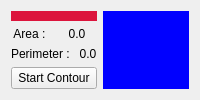
      <widget class="QWidget" name="tab_active_contour">
       <attribute name="title">
        <string>Active Contour</string>
       </attribute>
       <layout class="QGridLayout" name="gridLayout_4">
        <item row="0" column="1">
         <widget class="PlotWidget" name="wgt_contour_output" native="true">
          <property name="sizeIncrement">
           <size>
            <width>1</width>
            <height>1</height>
           </size>
          </property>
          <property name="baseSize">
           <size>
            <width>200</width>
            <height>200</height>
           </size>
          </property>
          <property name="styleSheet">
           <string notr="true">background: deep blue;</string>
          </property>
         </widget>
        </item>
        <item row="0" column="0">
         <layout class="QVBoxLayout" name="verticalLayout_16" stretch="1,0,0,0">
          <item>
           <widget class="PlotWidget" name="wgt_contour_input" native="true">
            <property name="sizeIncrement">
             <size>
              <width>1</width>
              <height>1</height>
             </size>
            </property>
            <property name="baseSize">
             <size>
              <width>200</width>
              <height>200</height>
             </size>
            </property>
            <property name="styleSheet">
             <string notr="true">background: crimson;</string>
            </property>
           </widget>
          </item>
          <item>
           <layout class="QHBoxLayout" name="horizontalLayout_9">
            <item>
             <widget class="QLabel" name="label">
              <property name="text">
               <string>Area : </string>
              </property>
              <property name="alignment">
               <set>Qt::AlignCenter</set>
              </property>
             </widget>
            </item>
            <item>
             <widget class="QLabel" name="lbl_area">
              <property name="text">
               <string>0.0</string>
              </property>
              <property name="alignment">
               <set>Qt::AlignCenter</set>
              </property>
             </widget>
            </item>
           </layout>
          </item>
          <item>
           <layout class="QHBoxLayout" name="horizontalLayout_14">
            <item>
             <widget class="QLabel" name="label_2">
              <property name="text">
               <string>Perimeter : </string>
              </property>
              <property name="alignment">
               <set>Qt::AlignCenter</set>
              </property>
             </widget>
            </item>
            <item>
             <widget class="QLabel" name="lbl_perimeter">
              <property name="text">
               <string>0.0</string>
              </property>
              <property name="alignment">
               <set>Qt::AlignCenter</set>
              </property>
             </widget>
            </item>
           </layout>
          </item>
          <item>
           <widget class="QPushButton" name="btn_start_contour">
            <property name="text">
             <string>Start Contour</string>
            </property>
           </widget>
          </item>
         </layout>
        </item>
       </layout>
      </widget>
